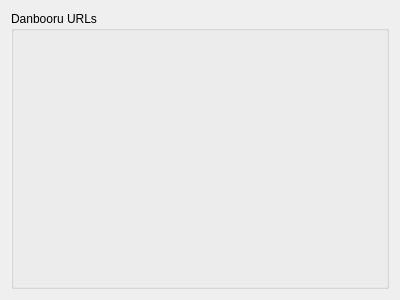
<?xml version="1.0" encoding="UTF-8"?>
<ui version="4.0">
 <class>Form</class>
 <widget class="QWidget" name="Form">
  <property name="geometry">
   <rect>
    <x>0</x>
    <y>0</y>
    <width>400</width>
    <height>300</height>
   </rect>
  </property>
  <property name="windowTitle">
   <string/>
  </property>
  <layout class="QVBoxLayout" name="verticalLayout">
   <item>
    <widget class="KEditListBox" name="kcfg_danbooruUrls">
     <property name="title">
      <string>Danbooru URLs</string>
     </property>
     <property name="flat">
      <bool>true</bool>
     </property>
     <property name="checkable">
      <bool>false</bool>
     </property>
     <property name="buttons">
      <set>KEditListBox::Add|KEditListBox::Remove</set>
     </property>
    </widget>
   </item>
  </layout>
 </widget>
 <customwidgets>
  <customwidget>
   <class>KEditListBox</class>
   <extends>QGroupBox</extends>
   <header>keditlistbox.h</header>
  </customwidget>
 </customwidgets>
 <resources/>
 <connections/>
</ui>
